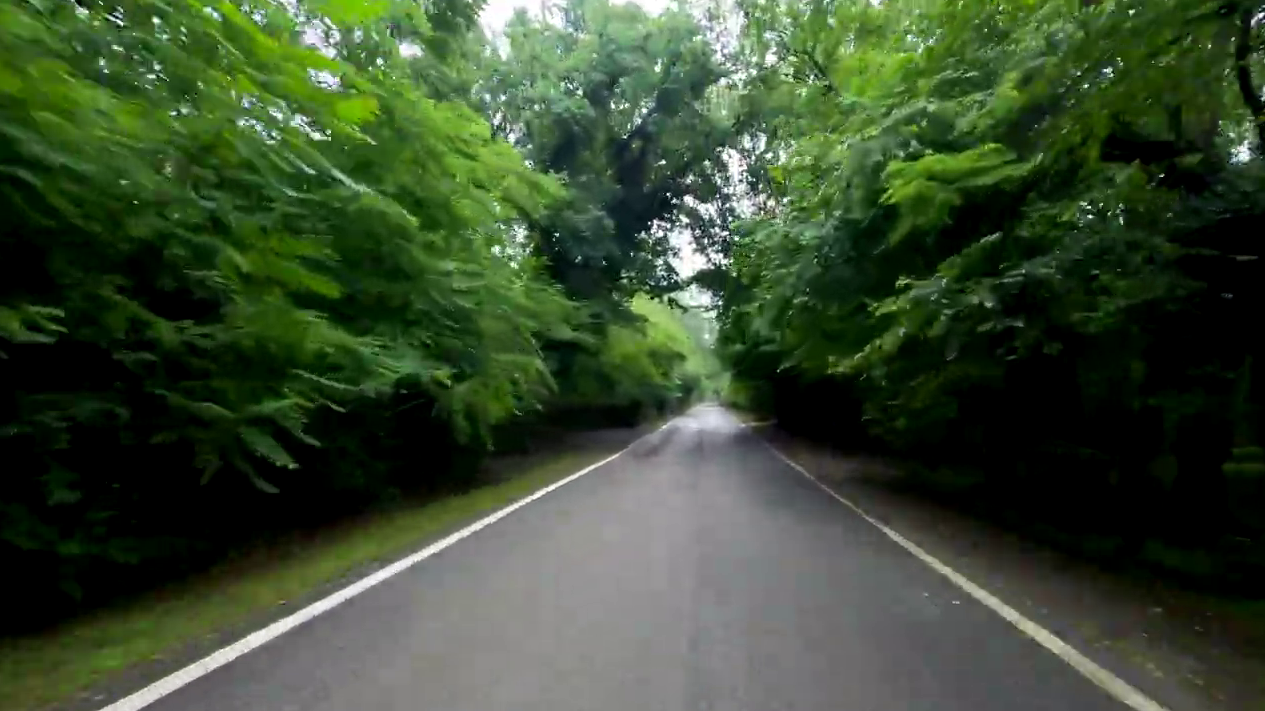
#> input picture Line Detect/Lane.png, 1265 x 711 px, found by its file name
$ python V1.py
#> lines starting #> are read from the running program, lines starting #| are printed output that depends on the picture; after the words box and inside, x2 and y2 are one past the last pixel; in counts of white or black regions, pixels touching at a corner belong together
import cv2
import numpy as np

def detect_road_lines(image_path):
    # Load the image
    image = cv2.imread(image_path)
#> image is the input picture: shape (711, 1265, 3); mean B, G, R 49.1, 75, 58.1
    if image is None:
        raise FileNotFoundError(f"Image at path '{image_path}' not found.")

    # Convert the image to grayscale
    gray = cv2.cvtColor(image, cv2.COLOR_BGR2GRAY)

    # Apply Gaussian blur to the grayscale image
    blur = cv2.GaussianBlur(gray, (5, 5), 0)

    # Use Canny edge detection
    edges = cv2.Canny(blur, 50, 150)
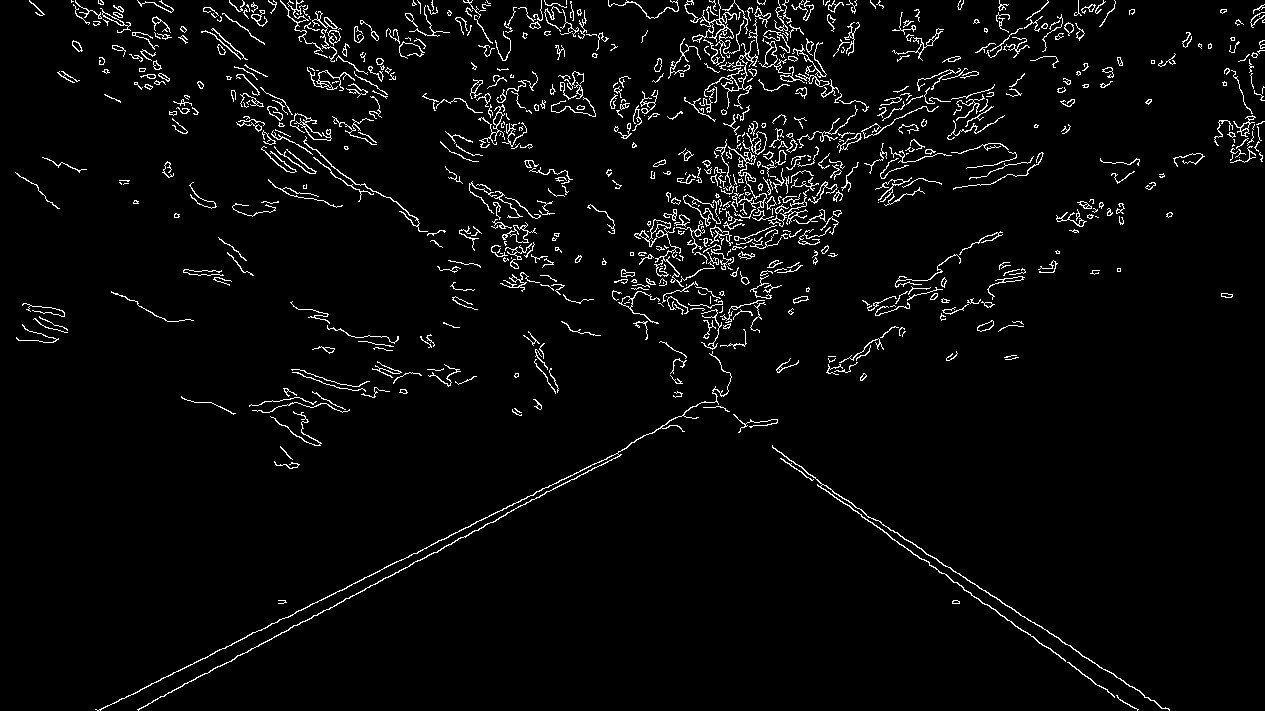
#> edges: shape (711, 1265); 3.6% white in thin lines or dots

    # Define a mask to focus on the region of interest
    mask = np.zeros_like(edges)
    height, width = edges.shape
#> height = 711; width = 1265
    polygon = np.array([[
        (0, height),
        (width, height),
        (width // 2, int(height * 0.6))
    ]], np.int32)
#> polygon = [[0, 711], [1265, 711], [632, 426]]
    cv2.fillPoly(mask, polygon, 255)
#> mask: shape (711, 1265); 20% white; 1 white region, box (x1, y1, x2, y2) and area: (2, 426, 1264, 711) 180324
    masked_edges = cv2.bitwise_and(edges, mask)
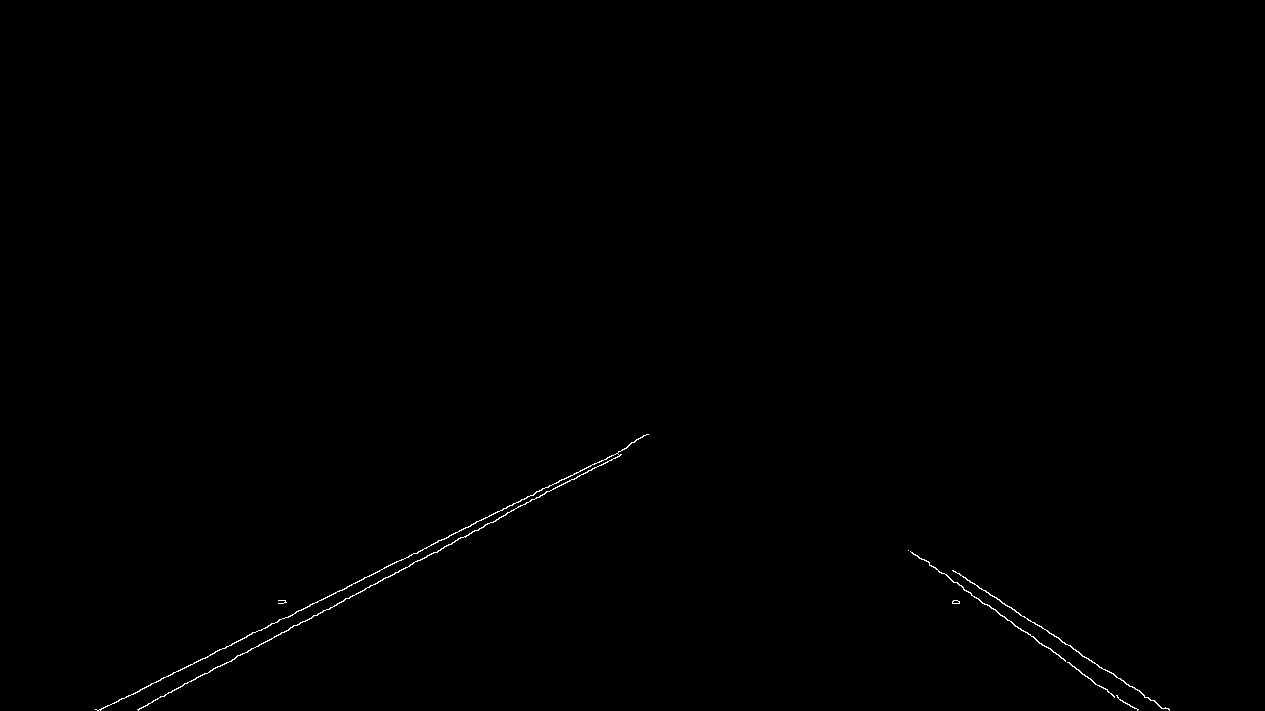
#> masked_edges: shape (711, 1265); 0.25% white in thin lines or dots, all inside (x1, y1, x2, y2) = (95, 434, 1170, 711)

    # Use HoughLinesP to detect lines
    lines = cv2.HoughLinesP(masked_edges, rho=1, theta=np.pi/180, threshold=50, minLineLength=50, maxLineGap=150)
#> lines = [[137, 709, 569, 480], [953, 570, 1169, 710], [252, 632, 609, 457], [97, 710, 346, 588], [138, 710, 620, 454], [908, 550, 1137, 710], [438, 540, 627, 447], [952, 570, 1164, 708], [96, 709, 448, 537], [964, 590, 1125, 703]]

    # Create a copy of the original image to draw lines on
    line_image = np.copy(image)

    # Draw lines on the image
    if lines is not None:
        for line in lines:
            for x1, y1, x2, y2 in line:
                cv2.line(line_image, (x1, y1), (x2, y2), (0, 255, 0), 5)
#> this loop made 10 passes
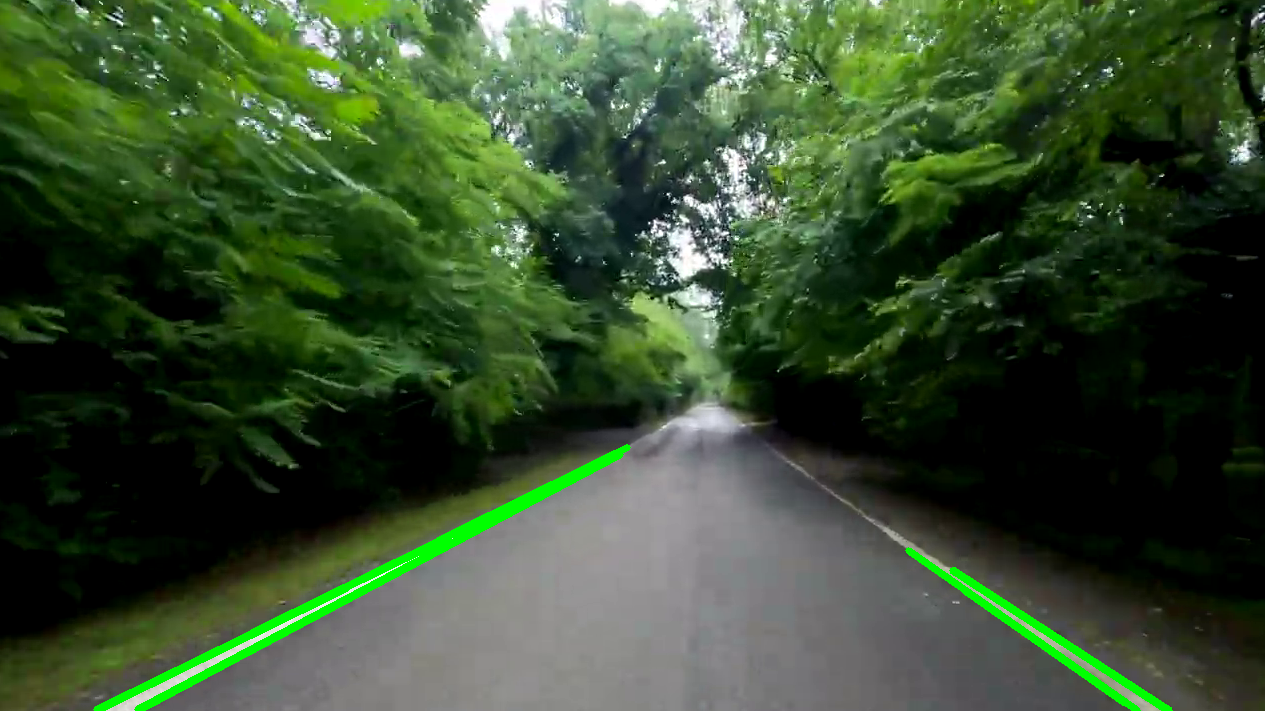
#> line_image: shape (711, 1265, 3); 1.47% of pixels changed, all inside (x1, y1, x2, y2) = (93, 444, 1173, 711)

    # Combine the original image with the line image
    combo_image = cv2.addWeighted(image, 0.8, line_image, 1, 0)
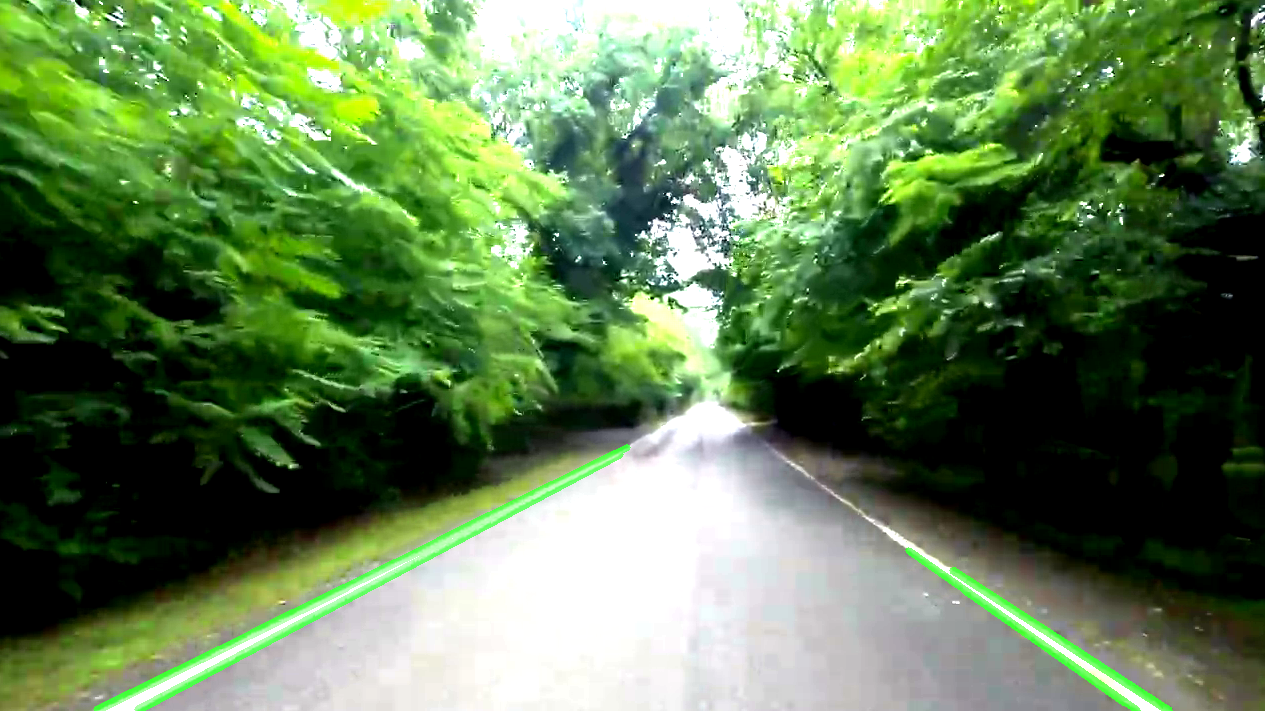
#> combo_image: shape (711, 1265, 3); mean B, G, R 82.8, 128.5, 98.9

    # Show the final output
    cv2.imshow('Road Line Detection', combo_image)
    cv2.waitKey(0)
    cv2.destroyAllWindows()

# Example usage
detect_road_lines(r'C:\Users\Lenovo\Desktop\AISC2024 IOTMLLAB\Line Detect\Lane.png')
